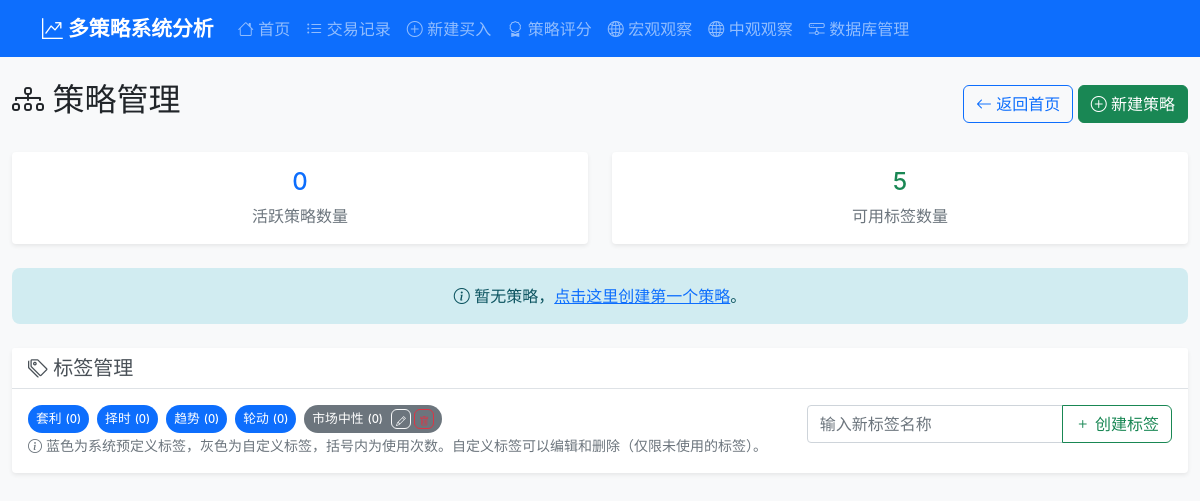
Screenshot of /strategies with the database file from the repository.
### tables this page shows
CREATE TABLE strategy_tags (
                id INTEGER PRIMARY KEY AUTOINCREMENT,
                name TEXT NOT NULL UNIQUE,
                is_predefined BOOLEAN DEFAULT 0,
                created_at TIMESTAMP DEFAULT CURRENT_TIMESTAMP
            );

### routes/strategy_routes.py (the view)
@strategy_bp.route('/strategies')
def strategies():
    try:
        strategy_service = StrategyService(current_app.db_service)
        trading_service = TradingService(current_app.db_service)
        strategies_list_dto = strategy_service.get_all_strategies(return_dto=True)
        strategies_list = dto_list_to_dicts(strategies_list_dto)
        for strategy in strategies_list:
            trades = trading_service.get_all_trades(strategy=strategy['name'])
            strategy['trade_count'] = len([t for t in trades if t['status'] != 'deleted'])
        tags = strategy_service.get_all_tags()
        usage_rows = strategy_service.db.execute_query(
            'SELECT tag_id, COUNT(*) AS usage_count FROM strategy_tag_relations GROUP BY tag_id'
        )
        tag_id_to_usage = {row['tag_id']: row['usage_count'] for row in usage_rows}
        for tag in tags:
            tag['usage_count'] = int(tag_id_to_usage.get(tag['id'], 0))
        tags.sort(key=lambda t: (0 if t.get('is_predefined') else 1, t.get('name', '')))
        return render_template('strategies.html', strategies=strategies_list, tags=tags)
    except Exception as e:
        current_app.logger.error(f"策略列表加载失败: {str(e)}")
        return render_template('strategies.html', strategies=[], tags=[])

### services/database_service.py (called while the page is built)
    def execute_query(self, query: str, params: tuple = (), fetch_one: bool = False, fetch_all: bool = True) -> Any:
        with self.get_connection() as conn:
            cursor = conn.cursor()
            cursor.execute(query, params)
            if query.strip().upper().startswith(('INSERT', 'UPDATE', 'DELETE')):
                conn.commit()
            if fetch_one:
                return cursor.fetchone()
            elif fetch_all:
                return cursor.fetchall()
            else:
                return cursor.lastrowid

### services/mappers.py (called while the page is built)
def dto_list_to_dicts(items: Iterable[Any]) -> List[Dict[str, Any]]:
    out: List[Dict[str, Any]] = []
    for it in items:
        out.append(to_dict_dataclass(it))
    return out

### services/strategy_service.py (called while the page is built)
    def get_all_tags(self) -> List[Dict[str, Any]]:
        query = "SELECT * FROM strategy_tags ORDER BY name"
        return [dict(tag) for tag in self.db.execute_query(query)]

### templates/strategies.html (shortened to what this page needs)
{% extends "base.html" %}
{% block content %}
    <div class="row">
        <div class="col-12">
            <div class="d-flex justify-content-between align-items-center mb-4">
                <h2>
                    <i class="bi bi-diagram-3"></i> 策略管理
                </h2>
                <div>
                    <a href="{{ url_for("main.index") }}" class="btn btn-outline-primary">
                        <i class="bi bi-arrow-left"></i> 返回首页
                    </a>
                    <a href="{{ url_for("strategy.create_strategy") }}"
                       class="btn btn-success">
                        <i class="bi bi-plus-circle"></i> 新建策略
                    </a>
                </div>
            </div>
            <div class="row mb-4">
                <div class="col-md-6">
                    <div class="card border-primary">
                        <div class="card-body text-center">
                            <h4 class="text-primary">{{ strategies|length }}</h4>
                            <p class="text-muted mb-0">活跃策略数量</p>
                        </div>
                    </div>
                </div>
                <div class="col-md-6">
                    <div class="card border-success">
                        <div class="card-body text-center">
                            <h4 class="text-success">{{ tags|length if tags is defined else 0 }}</h4>
                            <p class="text-muted mb-0">可用标签数量</p>
                        </div>
                    </div>
                </div>
            </div>
            {% if strategies %}
                <div class="card">
                    <div class="card-header">
                        <h5 class="card-title mb-0">
                            <i class="bi bi-list-ul"></i> 策略列表
                        </h5>
                    </div>
                    <div class="card-body">
                        <div class="table-responsive">
                            <table class="table table-hover">
                                <thead class="table-dark">
                                    <tr>
                                        <th>ID</th>
                                        <th>策略名称</th>
                                        <th>描述</th>
                                        <th>标签</th>
                                        <th>交易数量</th>
                                        <th>创建时间</th>
                                        <th>操作</th>
                                    </tr>
                                </thead>
                                <tbody>
                                    {% for strategy in strategies %}
                                        <tr>
                                            <td>{{ strategy.id }}</td>
                                            <td>
                                                <strong>{{ strategy.name }}</strong>
                                            </td>
                                            <td>
                                                <small class="text-muted">{{ strategy.description[:50] }}{{ '...' if strategy.description and strategy.description|length > 50 else '' }}</small>
                                            </td>
                                            <td>
                                                {% for tag in strategy.tags %}
                                                    {% if tag %}<span class="badge bg-secondary me-1">{{ tag }}</span>{% endif %}
                                                {% endfor %}
                                            </td>
                                            <td>
                                                {% if strategy.trade_count > 0 %}
                                                    <span class="badge bg-info">{{ strategy.trade_count }}</span>
                                                {% else %}
                                                    <span class="text-muted">0</span>
                                                {% endif %}
                                            </td>
                                            <td>
                                                <small>{{ strategy.created_at[:10] }}</small>
                                            </td>
                                            <td>
                                                <div class="btn-group" role="group">
                                                    <a href="{{ url_for('strategy.edit_strategy', strategy_id=strategy.id) }}"
                                                       class="btn btn-sm btn-outline-primary">
                                                        <i class="bi bi-pencil"></i> 编辑
                                                    </a>
                                                    {% if strategy.trade_count == 0 %}
                                                        <button class="btn btn-sm btn-outline-danger delete-strategy-btn"
                                                                data-strategy-id="{{ strategy.id }}"
                                                                data-strategy-name="{{ strategy.name }}">
                                                            <i class="bi bi-trash"></i> 删除
                                                        </button>
                                                    {% else %}
                                                        <button class="btn btn-sm btn-outline-secondary" disabled title="有关联交易，无法删除">
                                                            <i class="bi bi-lock"></i> 锁定
                                                        </button>
                                                    {% endif %}
                                                </div>
                                            </td>
                                        </tr>
                                    {% endfor %}
                                </tbody>
                            </table>
                        </div>
                    </div>
                </div>
            {% else %}
                <div class="alert alert-info text-center" role="alert">
                    <i class="bi bi-info-circle"></i>
                    暂无策略，<a href="{{ url_for("strategy.create_strategy") }}">点击这里创建第一个策略</a>。
                </div>
            {% endif %}
            <div class="card mt-4">
                <div class="card-header">
                    <h5 class="card-title mb-0">
                        <i class="bi bi-tags"></i> 标签管理
                    </h5>
                </div>
                <div class="card-body">
                    <div class="row">
                        <div class="col-md-8">
                            <div class="d-flex flex-wrap gap-2">
                                {% for tag in tags or [] %}
                                    <div class="tag-item d-inline-flex align-items-center">
                                        <span class="badge {{ 'bg-primary' if tag.is_predefined else 'bg-secondary' }} d-flex align-items-center"
                                              id="tag-{{ tag.id }}">
                                            <span class="tag-name">{{ tag.name }}</span>
                                            <small class="ms-1">({{ tag.usage_count if tag.usage_count is defined else 0 }})</small>
                                            {% if not tag.is_predefined %}
                                                <div class="ms-2">
                                                    <button class="btn btn-sm btn-outline-light edit-tag-btn"
                                                            data-tag-id="{{ tag.id }}"
                                                            data-tag-name="{{ tag.name }}"
                                                            title="编辑标签">
                                                        <i class="bi bi-pencil" style="font-size: 0.7em;"></i>
                                                    </button>
                                                    {% if tag.usage_count == 0 %}
                                                        <button class="btn btn-sm btn-outline-danger delete-tag-btn"
                                                                data-tag-id="{{ tag.id }}"
                                                                data-tag-name="{{ tag.name }}"
                                                                title="删除标签">
                                                            <i class="bi bi-trash" style="font-size: 0.7em;"></i>
                                                        </button>
                                                    {% endif %}
                                                </div>
                                            {% endif %}
                                        </span>
                                    </div>
                                {% endfor %}
                            </div>
                            <small class="text-muted">
                                <i class="bi bi-info-circle"></i>
                                蓝色为系统预定义标签，灰色为自定义标签，括号内为使用次数。自定义标签可以编辑和删除（仅限未使用的标签）。
                            </small>
                        </div>
                        <div class="col-md-4">
                            <div class="input-group">
                                <input type="text"
                                       class="form-control"
                                       id="newTagName"
                                       placeholder="输入新标签名称">
                                <button class="btn btn-outline-success" id="createTagBtn">
                                    <i class="bi bi-plus"></i> 创建标签
                                </button>
                            </div>
                        </div>
                    </div>
                </div>
            </div>
        </div>
    </div>
{% endblock %}

### static/css/style.css (style rules this page uses)
body { font-family: -apple-system, BlinkMacSystemFont, 'Segoe UI', Roboto, Oxygen, Ubuntu, Cantarell, sans-serif; background-color: #f8f9fa; }
.card { border: none; box-shadow: 0 0.125rem 0.25rem rgb(0 0 0 / 7.5%); transition: box-shadow 0.15s ease-in-out; }
.badge { font-size: 0.8rem; font-weight: 500; }
.tag-item { line-height: 1; }
.tag-item .badge { display: inline-flex; align-items: center; height: 28px; padding: 0 0.5rem; border-radius: 9999px; line-height: 1; }
.tag-item .badge .tag-name, .tag-item .badge small { line-height: 1; }
.tag-item .btn.btn-sm { padding: 0 0.25rem; line-height: 1; height: 20px; }
.btn { font-weight: 500; border-radius: 0.375rem; transition: all 0.15s ease-in-out; }
.card-header { background-color: #fff; border-bottom: 1px solid #dee2e6; font-weight: 600; }
.card-header .card-title { color: #495057; }
.alert { border: none; border-radius: 0.5rem; }
.alert-info { background-color: #d1ecf1; color: #0c5460; }

### rows the page displays
strategy_tags: name "套利", usage_count "0"
strategy_tags: name "择时", usage_count "0"
strategy_tags: name "趋势", usage_count "0"
strategy_tags: name "轮动", usage_count "0"
strategy_tags: name "市场中性", is_predefined "0"

### other values shown
{{ strategies|length }} "0"
{{ tags|length if tags is defined else 0 }} "5"
